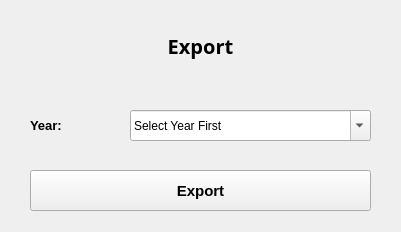
<?xml version="1.0" encoding="UTF-8"?>
<ui version="4.0">
 <class>MainWindow</class>
 <widget class="QMainWindow" name="MainWindow">
  <property name="geometry">
   <rect>
    <x>0</x>
    <y>0</y>
    <width>401</width>
    <height>232</height>
   </rect>
  </property>
  <property name="windowTitle">
   <string>Export</string>
  </property>
  <widget class="QWidget" name="centralwidget">
   <widget class="QLabel" name="label_5">
    <property name="geometry">
     <rect>
      <x>30</x>
      <y>110</y>
      <width>71</width>
      <height>31</height>
     </rect>
    </property>
    <property name="font">
     <font>
      <pointsize>10</pointsize>
      <weight>75</weight>
      <bold>true</bold>
     </font>
    </property>
    <property name="text">
     <string>Year:</string>
    </property>
   </widget>
   <widget class="QComboBox" name="yearBox">
    <property name="geometry">
     <rect>
      <x>130</x>
      <y>110</y>
      <width>241</width>
      <height>31</height>
     </rect>
    </property>
    <property name="editable">
     <bool>true</bool>
    </property>
    <item>
     <property name="text">
      <string>Select Year First</string>
     </property>
    </item>
   </widget>
   <widget class="QLabel" name="label_4">
    <property name="geometry">
     <rect>
      <x>30</x>
      <y>20</y>
      <width>341</width>
      <height>51</height>
     </rect>
    </property>
    <property name="font">
     <font>
      <family>Kristen ITC</family>
      <pointsize>15</pointsize>
      <weight>75</weight>
      <italic>false</italic>
      <bold>true</bold>
     </font>
    </property>
    <property name="text">
     <string>Export</string>
    </property>
    <property name="alignment">
     <set>Qt::AlignCenter</set>
    </property>
   </widget>
   <widget class="QPushButton" name="exportBtn">
    <property name="geometry">
     <rect>
      <x>30</x>
      <y>170</y>
      <width>341</width>
      <height>41</height>
     </rect>
    </property>
    <property name="font">
     <font>
      <pointsize>11</pointsize>
      <weight>75</weight>
      <bold>true</bold>
     </font>
    </property>
    <property name="text">
     <string>Export</string>
    </property>
   </widget>
  </widget>
 </widget>
 <resources/>
 <connections/>
</ui>
